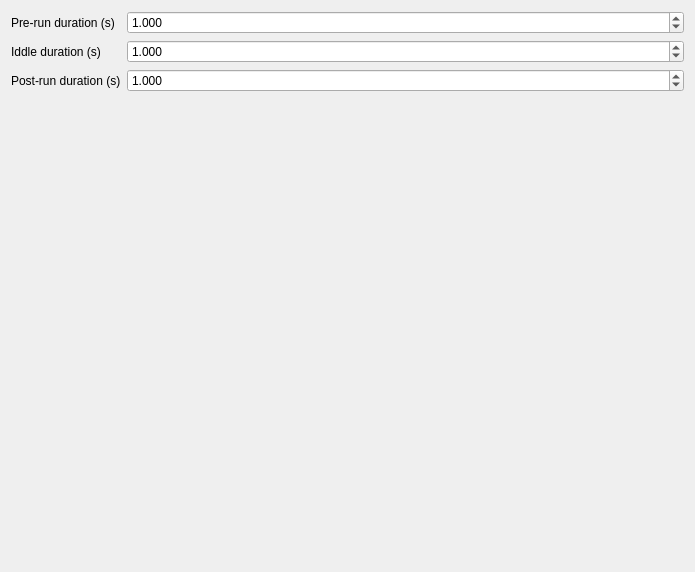
            <widget class="QWidget" name="params_timings_box">
             <property name="geometry">
              <rect>
               <x>0</x>
               <y>0</y>
               <width>695</width>
               <height>572</height>
              </rect>
             </property>
             <attribute name="label">
              <string>Timings</string>
             </attribute>
             <layout class="QVBoxLayout" name="verticalLayout_10">
              <item>
               <layout class="QFormLayout" name="formLayout">
                <item row="0" column="0">
                 <widget class="QLabel" name="label_t_prev_text">
                  <property name="text">
                   <string>Pre-run duration (s)</string>
                  </property>
                 </widget>
                </item>
                <item row="1" column="0">
                 <widget class="QLabel" name="label_t_prev_iddle">
                  <property name="text">
                   <string>Iddle duration (s)</string>
                  </property>
                 </widget>
                </item>
                <item row="2" column="0">
                 <widget class="QLabel" name="label_t_finish_text">
                  <property name="text">
                   <string>Post-run duration (s)</string>
                  </property>
                 </widget>
                </item>
                <item row="0" column="1">
                 <widget class="QDoubleSpinBox" name="doubleSpinBox_t_prev_text">
                  <property name="decimals">
                   <number>3</number>
                  </property>
                  <property name="value">
                   <double>1.000000000000000</double>
                  </property>
                 </widget>
                </item>
                <item row="1" column="1">
                 <widget class="QDoubleSpinBox" name="doubleSpinBox_t_prev_iddle">
                  <property name="decimals">
                   <number>3</number>
                  </property>
                  <property name="value">
                   <double>1.000000000000000</double>
                  </property>
                 </widget>
                </item>
                <item row="2" column="1">
                 <widget class="QDoubleSpinBox" name="doubleSpinBox_t_finish_text">
                  <property name="decimals">
                   <number>3</number>
                  </property>
                  <property name="value">
                   <double>1.000000000000000</double>
                  </property>
                 </widget>
                </item>
               </layout>
              </item>
             </layout>
            </widget>
